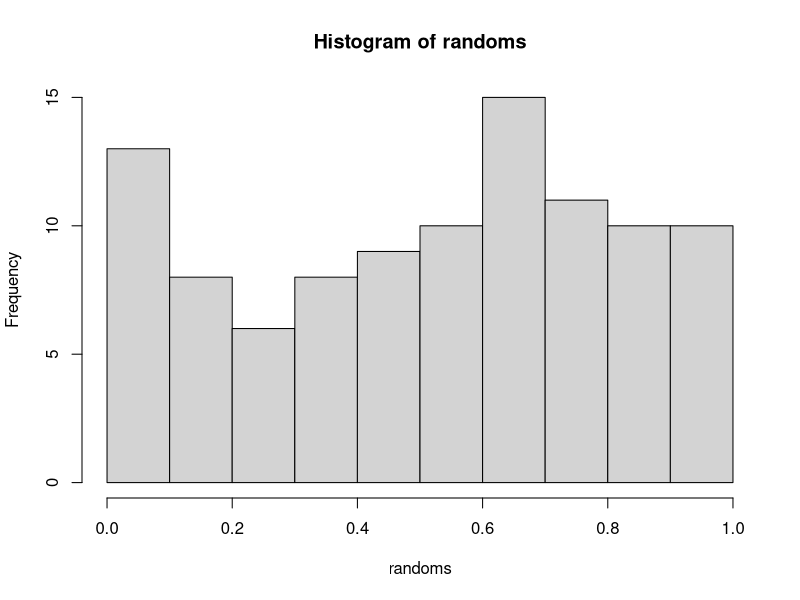

Generate this figure with R:
## ---- chunk 1
knitr::opts_chunk$set(echo = TRUE)
options(width=2000)
## ---- chunk 2
randoms <- runif(100)
hist(randoms)
